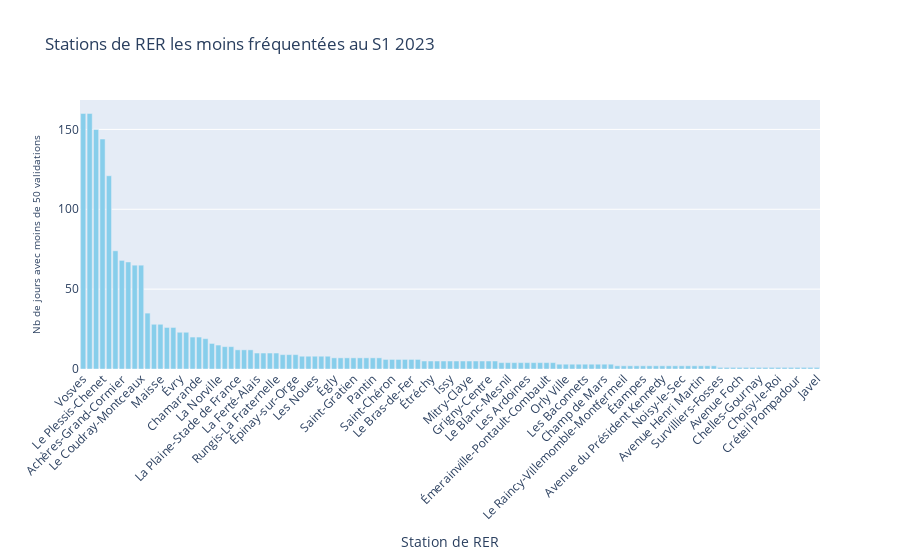

This figure's notebook cell:
### Markdown cell above
commenter

### Code cell
df=liste_faible_freq_stations.reset_index()
df.columns = ['Station de RER', 'Nb de jours avec moins de 50 validations']

# Créer un graphique en barres interactif
fig = px.bar(df, x='Station de RER', y='Nb de jours avec moins de 50 validations', title='Stations de RER les moins fréquentées au S1 2023')

# Personnaliser le graphique
fig.update_layout(xaxis_tickangle=-45)  # Incliner les étiquettes de l'axe des abscisses
fig.update_traces(marker_color='skyblue')  # Changer la couleur des barres si nécessaire
fig.update_yaxes(title_font=dict(size=10))

# Afficher le graphique
fig.show()

### Figure 1 — Plotly figure (JSON) as saved in the notebook; plotly's stock layout.template omitted (floating-point values rounded to 4 significant figures)
{"data": [{"alignmentgroup": "True", "hovertemplate": "Station de RER=%{x}<br>Nb de jours avec moins de 50 validations=%{y}<extra></extra>", "legendgroup": "", "marker": {"color": "skyblue", "pattern": {"shape": ""}}, "name": "", "offsetgroup": "", "orientation": "v", "showlegend": false, "textposition": "auto", "type": "bar", "x": ["Vosves", "Boigneville", "Sermaise", "Le Plessis-Chenet", "Buno-Gironville", "Saint-Fargeau", "Achères-Grand-Cormier", "Dourdan-la-Forêt", "Boissise-le-Roi", "Le Coudray-Montceaux", "Villabé", "Grand-Bourg", "Maisse", "Essonnes-Robinson", "Ponthierry-Pringy", "Évry", "Ris-Orangis", "Bagneux", "Chamarande", "Boutigny", "Villeparisis-Mitry-le-Neuf", "La Norville", "Vert-Galant", "Sevran-Livry", "La Plaine-Stade de France", "Moulin-Galant", "Versailles Château", "La Ferté-Alais", "Mennecy", "La Courneuve-Aubervilliers", "Rungis-La Fraternelle", "Chemin d'Antony", "Sainte-Geneviève-des-Bois", "Épinay-sur-Orge", "Pont de Rungis", "Saint-Michel-sur-Orge", "Les Noues", "Drancy", "Ballancourt", "Égly", "Breuillet", "Les Yvris-Noisy-le-Grand", "Saint-Gratien", "Tournan", "Boulainvilliers", "Pantin", "Gretz-Armainvilliers", "Savigny-sur-Orge", "Saint-Chéron", "Marolles-en-Hurepoix", "Ozoir-la-Ferrière", "Le Bras-de-Fer", "Gennevilliers", "Bouray", "Étréchy", "Saint-Martin-d'Étampes", "Breuillet-Village", "Issy", "Lardy", "Villiers-sur-Marne - Le Plessis-Trévise", "Mitry-Claye", "Saint-Ouen", "Les Boullereaux-Champigny", "Grigny-Centre", "Villeneuve-Triage", "Pont du Garigliano", "Le Blanc-Mesnil", "Le Mée", "Cesson", "Les Ardoines", "Orangis-Bois de l'Epine", "Musée d'Orsay", "Émerainville-Pontault-Combault", "Les Saules", "Arpajon", "Orly Ville", "Ivry-sur-Seine", "Vitry-sur-Seine", "Les Baconnets", "Issy-Val-de-Seine", "Roissy-en-Brie", "Champ de Mars", "Évry Courcouronnes", "Rosa Parks", "Le Raincy-Villemomble-Montfermeil", "Les Grésillons", "Dourdan", "Étampes", "Sevran-Beaudottes", "Aéroport Charles De Gaulle 2-TGV", "Avenue du Président Kennedy", "Louvres", "Stade de France-Saint-Denis", "Noisy-le-Sec", "Lieusaint-Moissy", "Le Vert-de-Maisons", "Avenue Henri Martin", "Athis-Mons", "Villeneuve-le-Roi", "Survilliers-Fosses", "Rosny-Bois-Perrier", "Le Chénay-Gagny", "Avenue Foch", "Rosny-sous-Bois", "Gagny", "Chelles-Gournay", "Chaville-Vélizy", "Parc des Expositions", "Choisy-le-Roi", "Ablon", "Nogent-le-Perreux", "Créteil Pompadour", "Aéroport Charles De Gaulle 1", "Villepinte", "Javel"], "xaxis": "x", "y": [160, 160, 150, 144, 121, 74, 68, 67, 65, 65, 35, 28, 28, 26, 26, 23, 23, 20, 20, 19, 16, 15, 14, 14, 12, 12, 12, 10, 10, 10, 10, 9, 9, 9, 8, 8, 8, 8, 8, 7, 7, 7, 7, 7, 7, 7, 7, 6, 6, 6, 6, 6, 6, 5, 5, 5, 5, 5, 5, 5, 5, 5, 5, 5, 5, 4, 4, 4, 4, 4, 4, 4, 4, 4, 3, 3, 3, 3, 3, 3, 3, 3, 3, 2, 2, 2, 2, 2, 2, 2, 2, 2, 2, 2, 2, 2, 2, 2, 2, 1, 1, 1, 1, 1, 1, 1, 1, 1, 1, 1, 1, 1, 1, 1, 1], "yaxis": "y"}], "layout": {"autosize": true, "barmode": "relative", "legend": {"tracegroupgap": 0}, "title": {"text": "Stations de RER les moins fréquentées au S1 2023"}, "xaxis": {"anchor": "y", "autorange": true, "domain": [0, 1], "range": [-0.5, 114.5], "tickangle": -45, "title": {"text": "Station de RER"}, "type": "category"}, "yaxis": {"anchor": "x", "autorange": true, "domain": [0, 1], "range": [0, 168.4], "title": {"font": {"size": 10}, "text": "Nb de jours avec moins de 50 validations"}, "type": "linear"}}}
